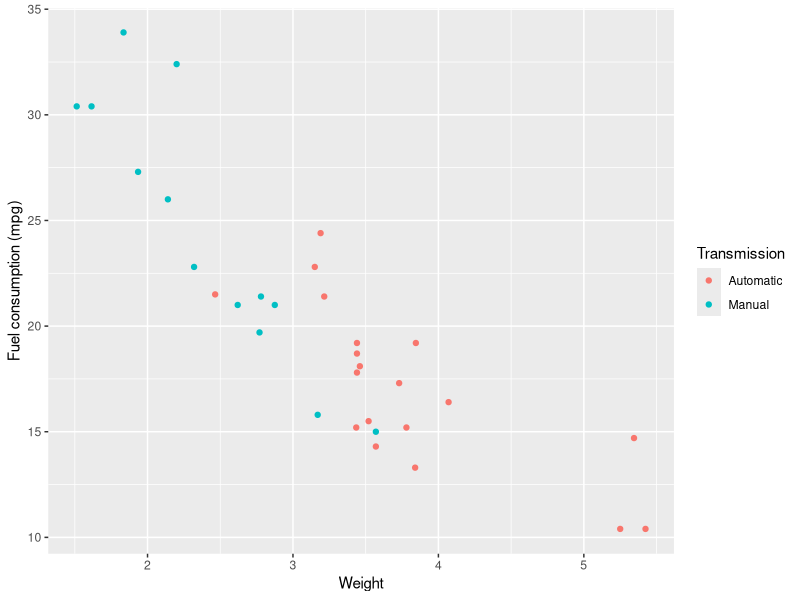
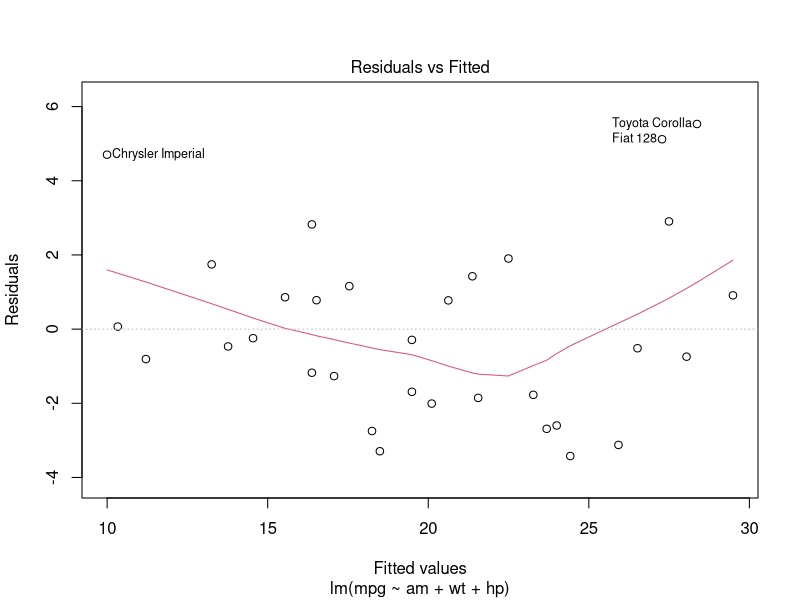

These charts were generated, in order, by the following R code:
# Slight data cleaning
mymtcars <- mtcars
mymtcars$am[mymtcars$am==0] <- 'Automatic'
mymtcars$am[mymtcars$am==1] <- 'Manual'
mymtcars$am <- factor(mymtcars$am)

# Exploratory plot
library(ggplot2)
ggplot(mymtcars, aes(x = wt, y = mpg, color = am)) +
    geom_point() +
    labs(color = "Transmission", x = "Weight", y = "Fuel consumption (mpg)")

## Fit a few linear models
fit1 <- lm(mpg ~ am, mymtcars)
fit2 <- lm(mpg ~ am + wt, mymtcars)
fit3 <- lm(mpg ~ am + wt + hp, mymtcars)

## Is the latter fit better?
print(anova(fit1, fit2, fit3))
# Yes, fit3 seems to be significantly best.

# Including more variables does not help though -- all of these yield an
# anova p-value larger than 5%.
fit4 <- lm(mpg ~ am + wt + hp + factor(cyl), mtcars)
fit5 <- lm(mpg ~ factor(am) + wt + hp + disp, mtcars)
fit6 <- lm(mpg ~ factor(am) + wt + hp + drat, mtcars)
fit7 <- lm(mpg ~ factor(am) + wt + hp + qsec, mtcars)

print(anova(fit3, fit4))
print(anova(fit3, fit5))
print(anova(fit3, fit6))
print(anova(fit3, fit7))

# Thus, fit3 should be the model to look at. Residuals have a nice
# normal distribution.
plot(fit3, which = 1)
# TODO: MORE DIAGNOSTICS

# In fit1, the regression coefficient of am is strongly significant, while in
# fit3, it is not. In other words, weight and horsepower are correlated with am
# and explain most of the mpg difference. However, before and after including
# weight and horsepower into our model, it is the case that manual transmission
# is associated with higher mpg, though again not significantly if controlling
# for wt and hp.